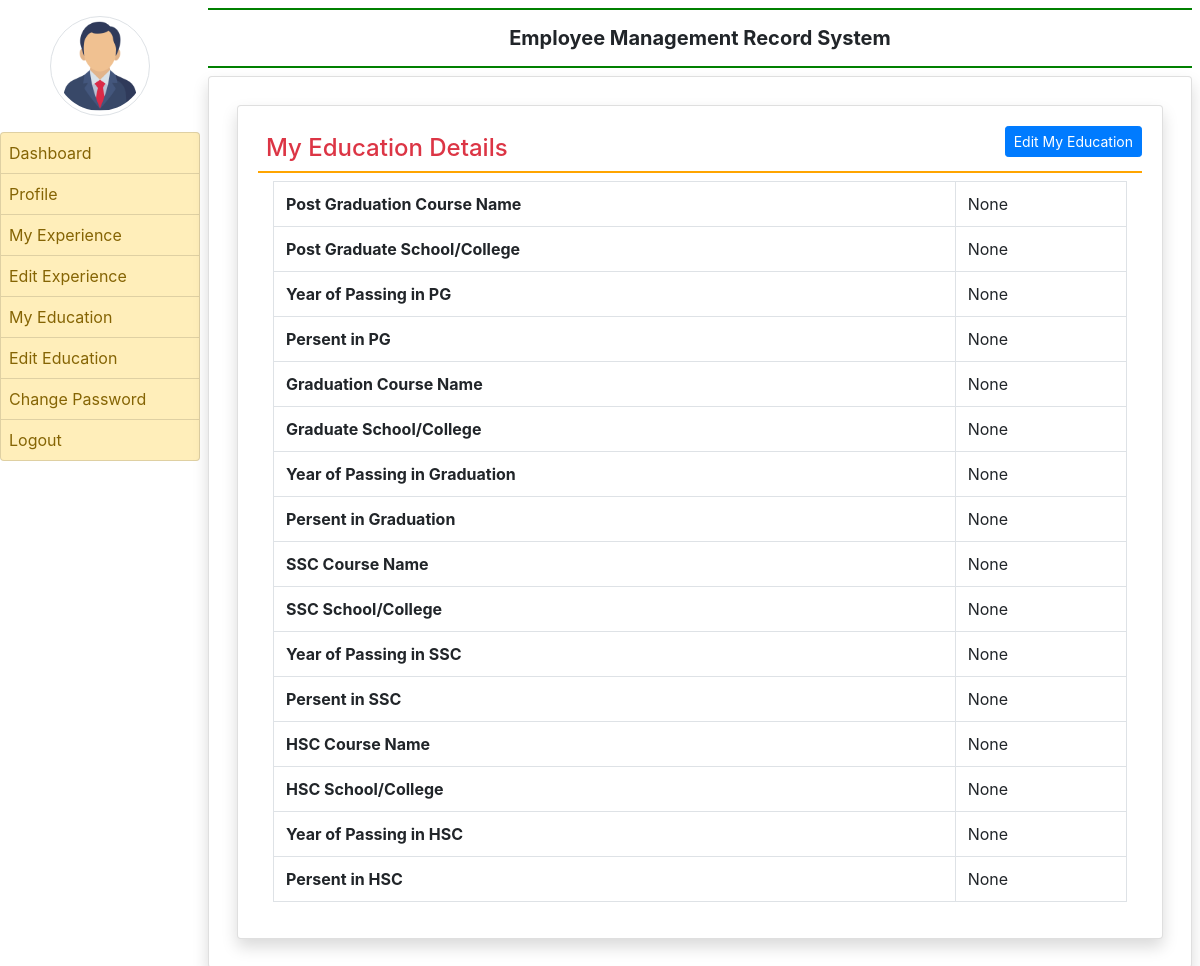
Screenshot of /my_education (signed in) with the database file from the repository.
### Employee/models.py (models this page shows, shortened)
class EmployeeEducation(models.Model):
    user = models.ForeignKey(User,on_delete=models.CASCADE)
    coursepg = models.CharField(max_length=100, null=True)
    schoolclgpg = models.CharField(max_length=200,null=True)
    yearofpassingpg = models.CharField(max_length=20,null=True)
    percentagepg = models.CharField(max_length=30, null=True)
    coursegra = models.CharField(max_length=100, null=True)
    schoolclggra = models.CharField(max_length=200,null=True)
    yearofpassingra = models.CharField(max_length=20,null=True)
    percentagegra = models.CharField(max_length=30, null=True)
    coursessc = models.CharField(max_length=100, null=True)
    schoolclgssc = models.CharField(max_length=200,null=True)
    yearofpassingssc = models.CharField(max_length=20,null=True)
    percentagessc = models.CharField(max_length=30, null=True)
    coursehsc = models.CharField(max_length=100, null=True)
    schoolclghsc = models.CharField(max_length=200,null=True)
    yearofpassinghsc = models.CharField(max_length=20,null=True)
    percentagehsc = models.CharField(max_length=30, null=True)

### Employee/views.py (the view)
# urls.py: path('my_education', my_education , name='my_education'),
def my_education(request):
     if not request.user.is_authenticated:
          return redirect('emp_login')
     user = request.user
     education = EmployeeEducation.objects.get(user=user)
     return render(request, 'my_education.html', locals())

### Employee/Templates/my_education.html
{% extends "emp_base.html" %}
{% block main%}
<div class="card shadow m-2">
    <div class="card-body">
        <a href="{% url 'edit_myeducation' %}" class="btn btn-primary float-right btn-sm">Edit My Education</a>
        <h4 class="text-danger p-2" style="border-bottom : 2px solid orange">My Education Details</h4>
        <div class="container-fluid">
            <table class="table table-bordered">
                <tr>
                    <th>Post Graduation Course Name</th>
                    <td>{{education.coursepg}}</td>
                </tr>
                <tr>
                    <th>Post Graduate School/College</th>
                    <td>{{education.schoolclgpg}}</td>
                </tr>
                <tr>
                    <th>Year of Passing in PG</th>
                    <td>{{education.yearofpassingpg}}</td>
                </tr>
                <tr>
                    <th>Persent in PG</th>
                    <td>{{education.percentagepg}}</td>
                </tr>
                <tr>
                    <th>Graduation Course Name</th>
                    <td>{{education.coursegra}}</td>
                </tr>
                <tr>
                    <th>Graduate School/College</th>
                    <td>{{education.schoolclggra}}</td>
                </tr>
                <tr>
                    <th>Year of Passing in Graduation</th>
                    <td>{{education.yearofpassingra}}</td>
                </tr>
                <tr>
                    <th>Persent in Graduation</th>
                    <td>{{education.percentagegra}}</td>
                </tr>
                <tr>
                    <th>SSC Course Name</th>
                    <td>{{education.coursessc}}</td>
                </tr>
                <tr>
                    <th>SSC School/College</th>
                    <td>{{education.schoolclgssc}}</td>
                </tr>
                <tr>
                    <th>Year of Passing in SSC</th>
                    <td>{{education.yearofpassingssc}}</td>
                </tr>
                <tr>
                    <th>Persent in SSC</th>
                    <td>{{education.percentagessc}}</td>
                </tr>
                <tr>
                    <th>HSC Course Name</th>
                    <td>{{education.coursehsc}}</td>
                </tr>
                <tr>
                    <th>HSC School/College</th>
                    <td>{{education.schoolclghsc}}</td>
                </tr>
                <tr>
                    <th>Year of Passing in HSC</th>
                    <td>{{education.yearofpassinghsc}}</td>
                </tr>
                <tr>
                    <th>Persent in HSC</th>
                    <td>{{education.percentagehsc}}</td>
                </tr>
            </table>
        </div>
    </div>
</div>
{% endblock %}

### rows the page displays
EmployeeEducation: coursepg "None", schoolclgpg "None", yearofpassingpg "None", percentagepg "None", coursegra "None", schoolclggra "None", yearofpassingra "None", percentagegra "None", coursessc "None", schoolclgssc "None", yearofpassingssc "None", percentagessc "None", coursehsc "None", schoolclghsc "None", yearofpassinghsc "None", percentagehsc "None"
